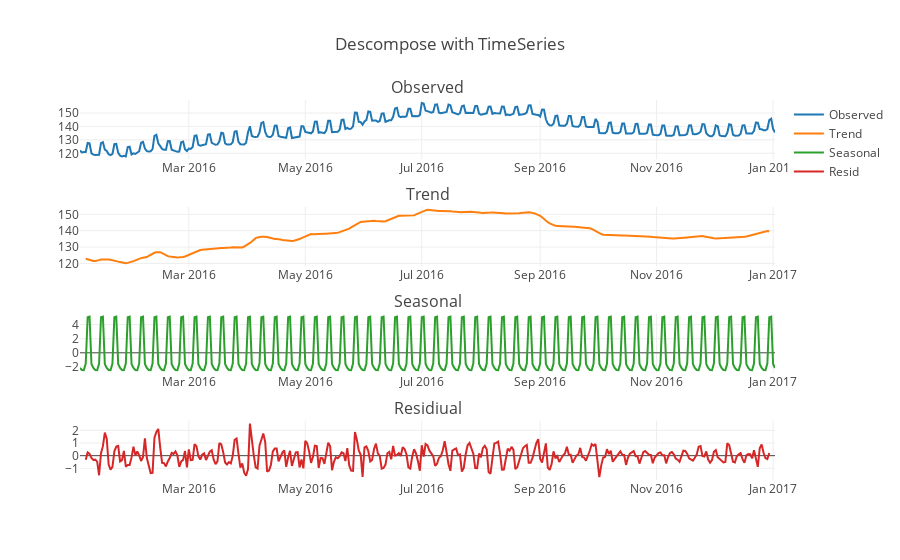

This figure's notebook cell:
### Code cell
draw_interactive_graph("Average")

### Figure 1 — Plotly figure (JSON) as saved in the notebook; plotly's stock layout.template omitted (floating-point values rounded to 4 significant figures; data arrays with more than 128 entries replaced by an {"elided": "..."} marker saying what was removed)
{"data": [{"name": "Observed", "type": "scatter", "uid": "0d7132c2-2cbe-4062-8cc2-0150ef9b3e12", "x": {"elided": "365 str values"}, "xaxis": "x", "y": {"elided": "365 float values"}, "yaxis": "y"}, {"name": "Trend", "type": "scatter", "uid": "7c7be1d7-a3d4-4453-8cdb-fcde6f99fad8", "x": {"elided": "365 str values"}, "xaxis": "x2", "y": {"elided": "365 float values"}, "yaxis": "y2"}, {"name": "Seasonal", "type": "scatter", "uid": "35e5cc4a-6267-4cc9-8952-022bb850293b", "x": {"elided": "365 str values"}, "xaxis": "x3", "y": {"elided": "365 float values"}, "yaxis": "y3"}, {"name": "Resid", "type": "scatter", "uid": "961e36e2-3a51-4cb0-93d7-522609314e10", "x": {"elided": "365 str values"}, "xaxis": "x4", "y": {"elided": "365 float values"}, "yaxis": "y4"}], "layout": {"annotations": [{"font": {"size": 16}, "showarrow": false, "text": "Observed", "x": 0.5, "xanchor": "center", "xref": "paper", "y": 1, "yanchor": "bottom", "yref": "paper"}, {"font": {"size": 16}, "showarrow": false, "text": "Trend", "x": 0.5, "xanchor": "center", "xref": "paper", "y": 0.7188, "yanchor": "bottom", "yref": "paper"}, {"font": {"size": 16}, "showarrow": false, "text": "Seasonal", "x": 0.5, "xanchor": "center", "xref": "paper", "y": 0.4375, "yanchor": "bottom", "yref": "paper"}, {"font": {"size": 16}, "showarrow": false, "text": "Residiual", "x": 0.5, "xanchor": "center", "xref": "paper", "y": 0.1562, "yanchor": "bottom", "yref": "paper"}], "title": {"text": "Descompose with TimeSeries"}, "xaxis": {"anchor": "y", "domain": [0, 1]}, "xaxis2": {"anchor": "y2", "domain": [0, 1]}, "xaxis3": {"anchor": "y3", "domain": [0, 1]}, "xaxis4": {"anchor": "y4", "domain": [0, 1]}, "yaxis": {"anchor": "x", "domain": [0.8438, 1]}, "yaxis2": {"anchor": "x2", "domain": [0.5625, 0.7188]}, "yaxis3": {"anchor": "x3", "domain": [0.2812, 0.4375]}, "yaxis4": {"anchor": "x4", "domain": [0, 0.1562]}}}
